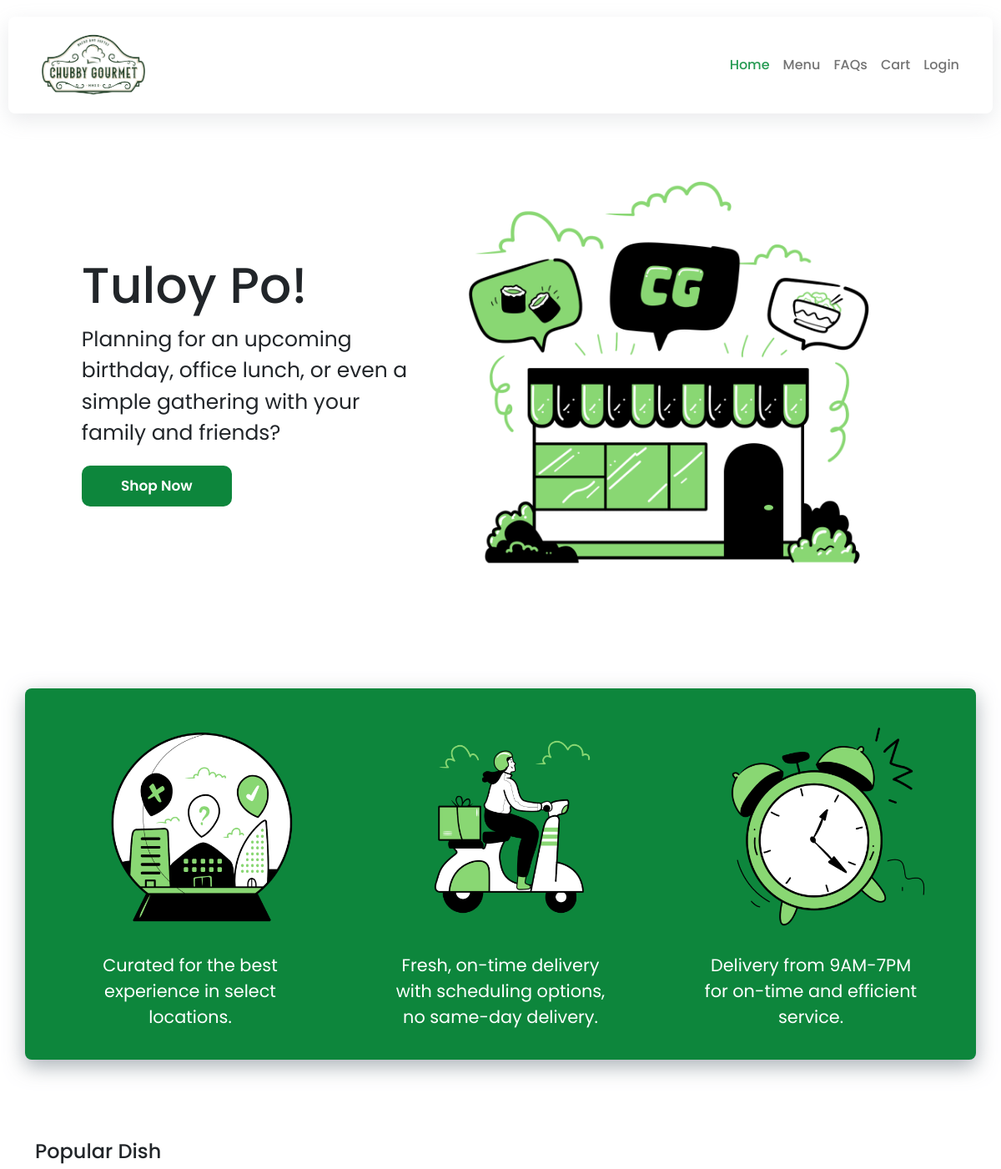
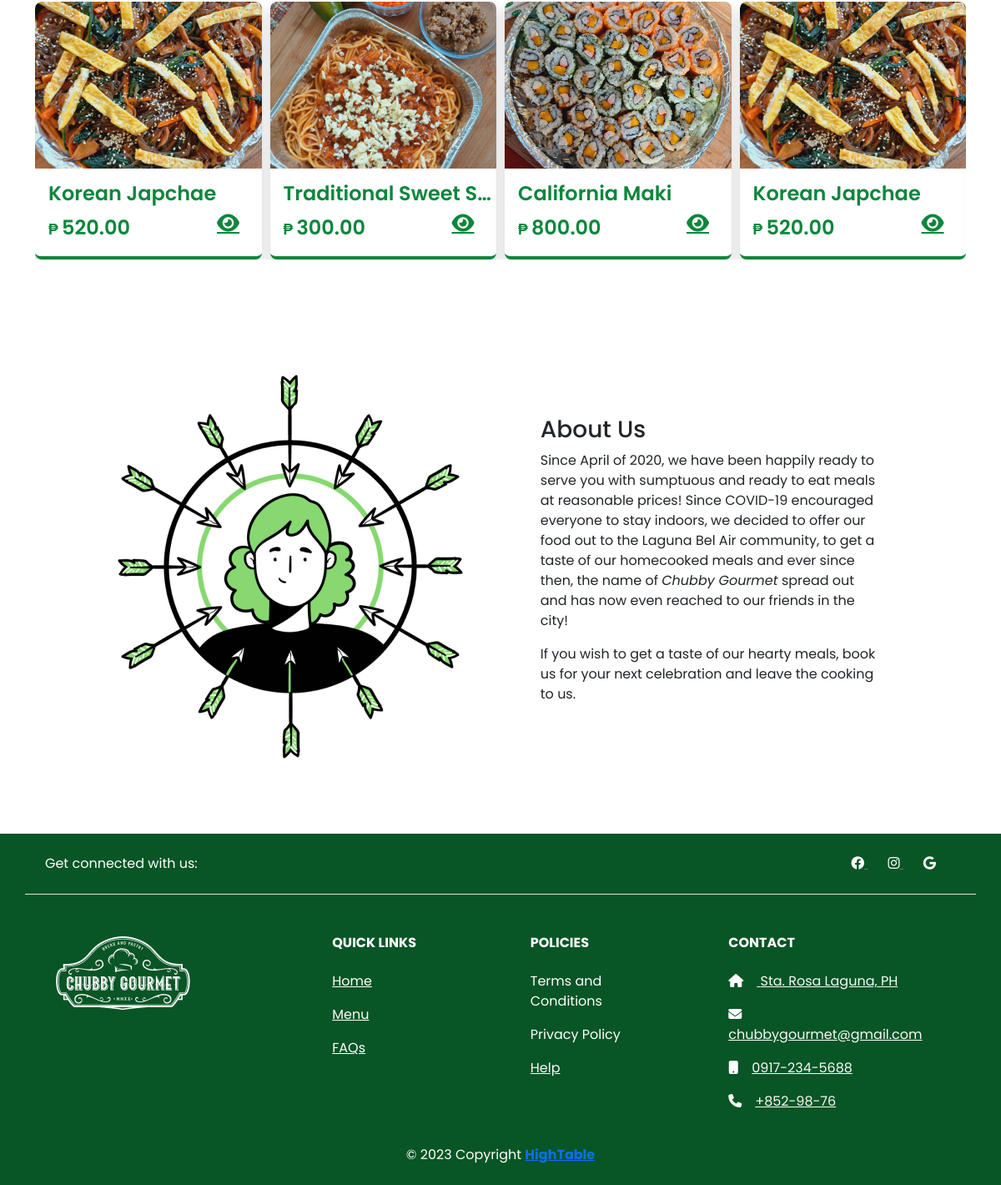
The page / on the database its author committed (2 pictures, top to bottom).
### tables this page shows
CREATE TABLE `products` (
  `id` int(11) NOT NULL,
  `category_id` int(11) NOT NULL,
  `name` varchar(191) NOT NULL,
  `slug` varchar(191) NOT NULL,
  `small_description` mediumtext NOT NULL,
  `description` mediumtext NOT NULL,
  `original_price` decimal(10,2) NOT NULL,
  `selling_price` decimal(10,2) NOT NULL,
  `image` varchar(191) NOT NULL,
  `qty` int(11) NOT NULL,
  `sold` int(11) NOT NULL,
  `status` tinyint(4) NOT NULL,
  `popular` tinyint(4) NOT NULL,
  `created_at` timestamp NOT NULL DEFAULT current_timestamp(),
  `updated_at` timestamp NOT NULL DEFAULT current_timestamp()
);

### functions/userfunctions.php (called while the page is built, shortened)
<?php
include('config/dbcon.php');
function getAllPopular(){
    global $con;
    $query = "SELECT * FROM products WHERE popular='1' AND status='0' ";
    return $query_run = mysqli_query($con, $query);
}
?>

### index.php (the view, shortened to what this page needs)
<?php
include('functions/userfunctions.php');
include('includes/header.php');
?>
<div class="py-5">
    <div class="container" data-aos="fade-up" data-aos-duration="1000">
        <div class="hero-row">
            <div class="column1">
                <h1>Tuloy Po!</h1>
                <p>Planning for an upcoming birthday, office lunch, or even a simple gathering with your family and friends?</p>
                <a class="btn btn-primary btn-green hero-btn" href="category.php">Shop Now</a>
            </div>
            <div class="column2">
                <img src="assets/images/cg-hero.png" alt="banner" width="500px">
            </div>
        </div>
    </div>
</div>
<div class="py-5">
    <div class="container deliveryinfo-container" data-aos="fade-left" data-aos-duration="2000">
        <div class="deliveryinfo-row">
            <div class="col-md-4">
                <div class="column2 column2-deliveryinfo">
                    <img src="assets/images/cg-location2.png" alt="banner" width="300px">
                </div>
                <div class="column1 text-center">
                    <p>Curated for the best experience in select locations.</p>
                </div>
            </div>
            <div class="col-md-4">
                <div class="column2 column2-deliveryinfo">
                    <img src="assets/images/cg-deliver.png" alt="banner" width="300px">
                </div>
                <div class="column1 text-center">
                    <p>Fresh, on-time delivery with scheduling options, no same-day delivery.</p>
                </div>
            </div>
            <div class="col-md-4">
                <div class="column2 column2-deliveryinfo">
                    <img src="assets/images/cg-clock.png" alt="banner" width="300px">
                </div>
                <div class="column1 text-center">
                    <p>Delivery from 9AM-7PM for on-time and efficient service.</p>
                </div>
            </div>
        </div>
    </div>
</div>
<div class="py-5">
    <div class="popular-container container" data-aos="fade-right" data-aos-duration="2000">
        <div class="row">
                <h4>Popular Dish</h4>
                <div class="owl-carousel">
                    <?php
                        $popularProducts = getAllPopular();
                        if(mysqli_num_rows($popularProducts) > 0){
                            foreach ($popularProducts as $item) {
                                ?>
                                    <div class="item">
                                        <div class="productCard card shadow">
                                                        <div class="productImage">
                                                            <img src="uploads/<?= $item['image']; ?>" alt="Product Image" class="w-100">
                                                        </div>
                                                        <div class="card-body">
                                                            <h4 class="productName"><?= $item['name']; ?></h4>
                                                                <span class="price"><span class="pesoSign">₱ </span><?= $item['selling_price']; ?></span>
                                                                <a href="category.php" id="<?php echo $item['id'] ?>" class="viewBtn fa-solid fa-eye"></a>
                                                            </div>
                                                    </div>
                                    </div>
                                <?php
                            }
                        }
                    ?>
                </div>
            </div>
        </div>
    </div>
<div class="py-5" data-aos="fade-left" data-aos-duration="2000">
    <div class="container" >
        <div class="hero-row">
            <div class="column1">
                <img src="assets/images/cg-about.png" alt="banner" width="500px">
            </div>
            <div class="column2">
                <h3>About Us</h3>
                <p>
                    Since April  of 2020, we have been happily ready to serve you with sumptuous and ready to eat meals at reasonable prices! Since COVID-19 encouraged everyone to stay indoors, we decided to offer our food out to the Laguna Bel Air community, to get a taste of our homecooked meals and ever since then, the name of <em>Chubby Gourmet</em> spread out and has now even reached to our friends in the city!
                </p>
                <p>
                    If you wish to get a taste of our hearty meals, book us for your next celebration and leave the cooking to us.
                </p>
            </div>
        </div>
    </div>
</div>
<?php include('includes/footer.php');  ?>

### assets/css/design.css (style rules this page uses)
* { font-family: 'Poppins', sans-serif; padding: 0; margin: 0; }
a { text-decoration: none; color: #0d863c; }
.btn-primary { background-color: green ; border: none; }
.hero-row { display: flex; justify-content: space-between; align-items: center; margin: 2% 5%; }
.hero-row .column1 h1 { font-size: 60px; }
.hero-row .column1 p { font-size: 25px; margin-bottom: 20px; }
.column1 .hero-btn { width: 180px; padding: 12px 20px; border-radius: 10px; border-style: none; color: #fff; font-size: 17px; font-weight: 600; }
.deliveryinfo-container { background-color: #0d863c; border-radius: 0.5rem; color: #fff; padding: 1rem; box-shadow: rgba(149, 157, 165, 0.8) 0px 8px 24px; }
.deliveryinfo-container .deliveryinfo-row p { font-size: 1.3rem; }
.deliveryinfo-row { display: flex; justify-content: space-between; align-items: center; }
.deliveryinfo-row .column1, .column2 { padding-right: 50px; padding-left: 50px; }
.productCard { color: #0d863c; border-bottom: .3rem solid #0d863c; }
.productCard img { border-top-left-radius: 0.5rem; border-top-right-radius: 0.5rem; max-width: 750px; height: 200px; object-fit: cover; transition: .5s ease; }
.productName { font-weight: 600; max-width: 1000px; white-space: nowrap; width: 250px; overflow: hidden; text-overflow: ellipsis; }
.productCard .card-body span { font-size: 1.5rem; font-weight: 600; }
.productCard .card-body .pesoSign { font-size: 1.1rem; }
.productCard .card-body .fa-plus,.productCard .card-body .fa-eye { position: absolute; bottom:1rem; right: 1rem; height: 3rem; width: 3rem; line-height: 3.1rem; text-align: center; font-size: 1.5rem; background: #fff; border-radius: 50%; color:#0d863c; }
.productImage { border-top-left-radius: 0.5rem; border-top-right-radius: 0.5rem; overflow: hidden; }
.btn-green { background-color: #0d863c; }
.column1 h1 { font-size: 60px; margin-bottom: 10px; }
.column1 p { font-size: 25px; margin-bottom: 20px; }

### rows shown on the page
products: image (picture), name "Korean Japchae", selling_price "520.00"
products: image (picture), name "Traditional Sweet S…", selling_price "300.00"
products: image (picture), name "California Maki", selling_price "800.00"
